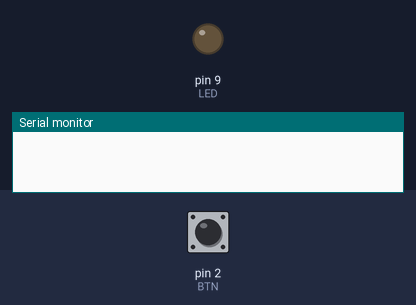
This sketch was run on a simulated Arduino Uno, built with avr-gcc and run on an emulated ATmega328P. On the bench: output pins drawn as LEDs (lit = HIGH), the last lines printed to the serial monitor. The inputs (shaded band) are chosen by the test bench; at power-on: pin 2 (BTN) LOW.

Above: at 1.2 s.
1.3 s: pin 2 (BTN) pulled HIGH for 1 s
At 1.7 s:
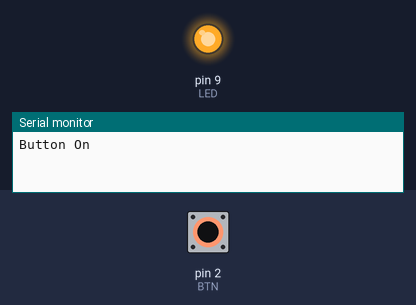
3.8 s: pin 2 (BTN) pulled HIGH for 3.2 s
At 8.0 s:
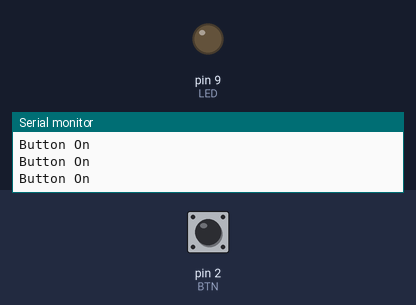
Timing chart, 0 to 9.5 s (numbered marks = the images above; inputs shaded):
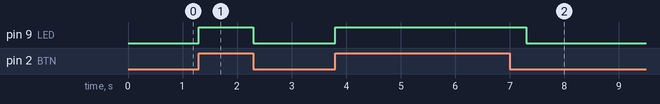

Measured:
- after the input at 1.3 s, pin 9 (LED): LOW → HIGH at once, → LOW 1.0 s later
- after the input at 3.8 s, pin 9 (LED): LOW → HIGH at once, → LOW 3.5 s later

The sketch:

Digital_In_Output.ino
```cpp
#define LED 9
#define BTN 2

void setup() {
  pinMode(LED,OUTPUT);
  pinMode(BTN,INPUT);
  Serial.begin(9800);
}

void loop() {

// if(digitalRead(BTN) == HIGH){
//  Serial.println(String("Button On"));
//  digitalWrite(LED, HIGH);
// } else {
//  Serial.println(String("Button Off"));
//  digitalWrite(LED, LOW);
// }

 if(digitalRead(BTN) == HIGH){
  Serial.println(String("Button On"));
  digitalWrite(LED, HIGH);
  delay(500);
  digitalWrite(LED, LOW);
 }
}
```
